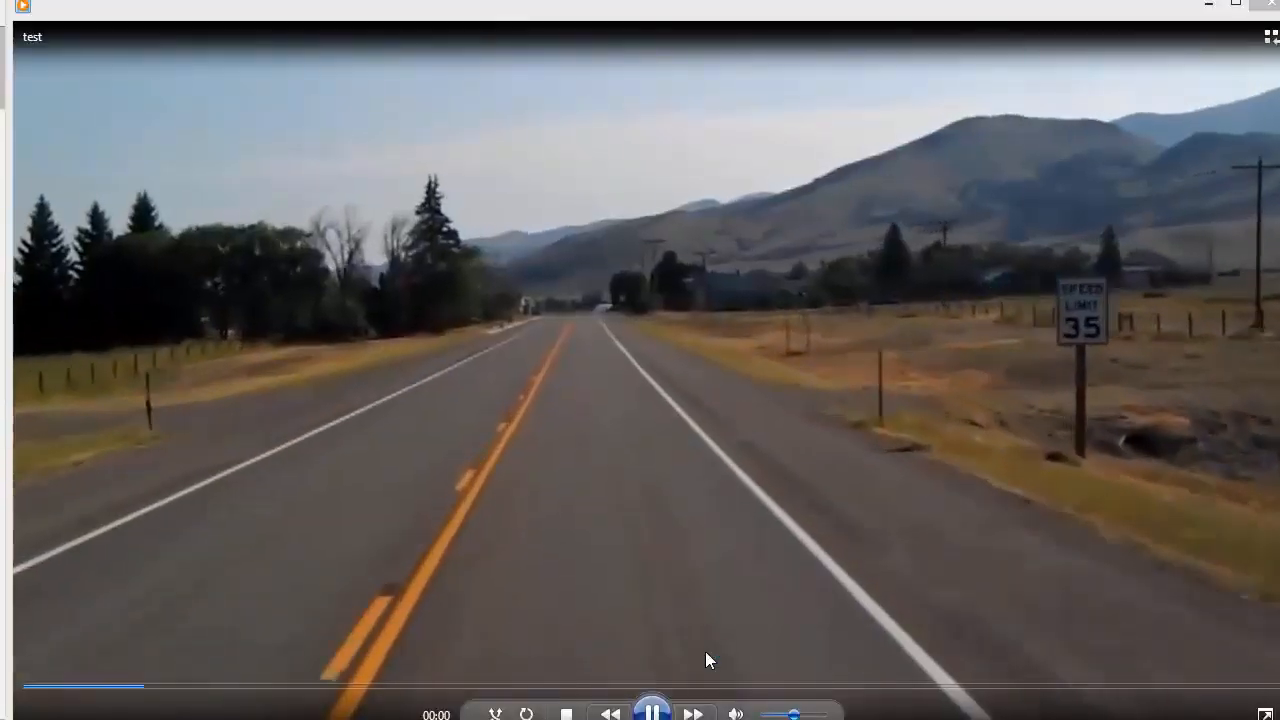
#> input picture frame 27 of path_detection/test.mp4, 1280 x 720 px
$ python step_2.py
#> lines starting #> are read from the running program, lines starting #| are printed output that depends on the picture; after the words box and inside, x2 and y2 are one past the last pixel; in counts of white or black regions, pixels touching at a corner belong together
#> further down, frame is the input picture: shape (720, 1280, 3); mean B, G, R 95.6, 96.4, 100.3
import matplotlib.pylab as plt
import cv2
import numpy as np


def region_of_interest(img, vertices):
    mask = np.zeros_like(img)
    match_mask_color = 255
    cv2.fillPoly(mask, vertices, match_mask_color)
    masked_image = cv2.bitwise_and(img, mask)
    return masked_image

'''def drow_the_lines(img, lines):
    img = np.copy(img)
    blank_image = np.zeros((img.shape[0], img.shape[1], 3), dtype=np.uint8)

    for line in lines:
        for x1, y1, x2, y2 in line:
            cv2.line(blank_image, (x1,y1), (x2,y2), (0, 255, 0), thickness=10)

    img = cv2.addWeighted(img, 0.8, blank_image, 1, 0.0)
    return img'''


def process(image):
    print(image.shape)
#| (720, 1280, 3)
    height = image.shape[0]
    width = image.shape[1]
    region_of_interest_vertices = [(0, height),(width/2, height/2),(width, height)]
    gray_image = cv2.cvtColor(image, cv2.COLOR_RGB2GRAY)
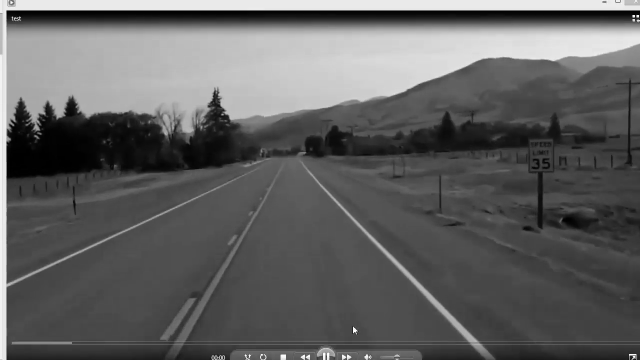
#> gray_image: shape (720, 1280) (shown at 1/2 size); min 0, max 255, mean 96.6
    canny_image = cv2.Canny(gray_image, 100, 120)
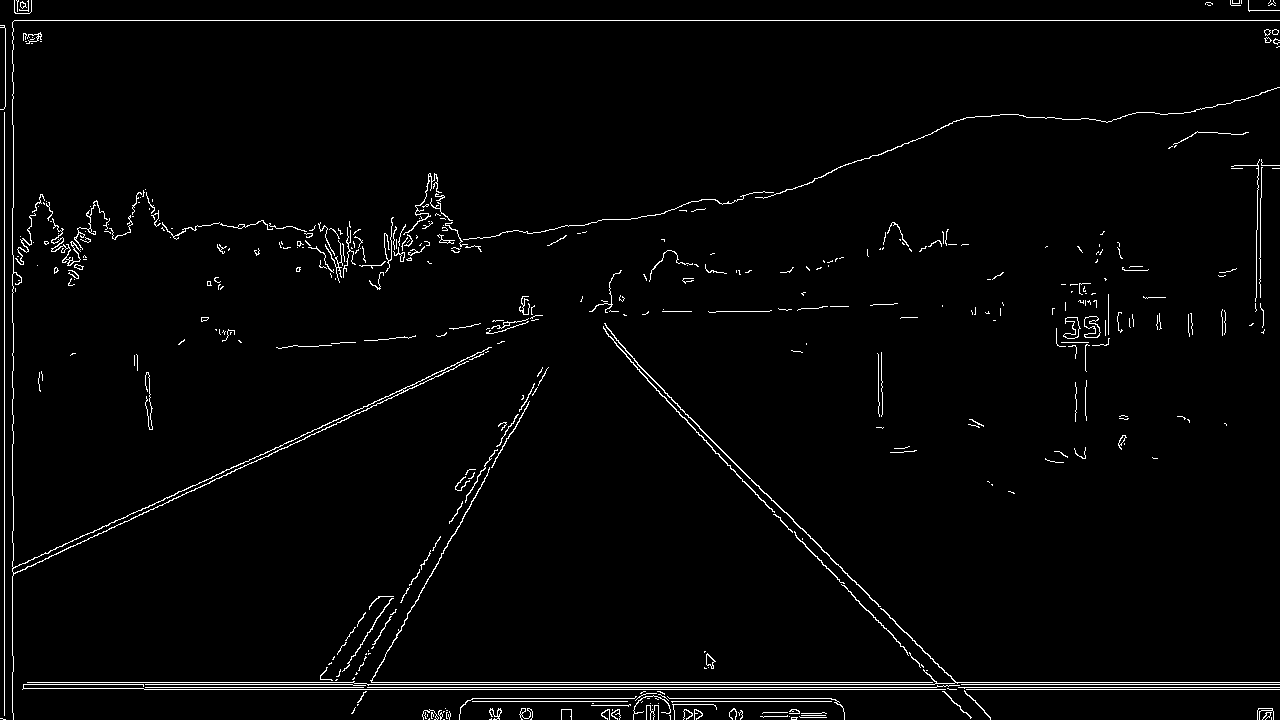
#> canny_image: shape (720, 1280); 2.3% white in thin lines or dots
    cropped_image = region_of_interest(canny_image,np.array([region_of_interest_vertices], np.int32),)
#> in region_of_interest, `cv2.fillPoly(mask, vertices, match_mask_color)`:
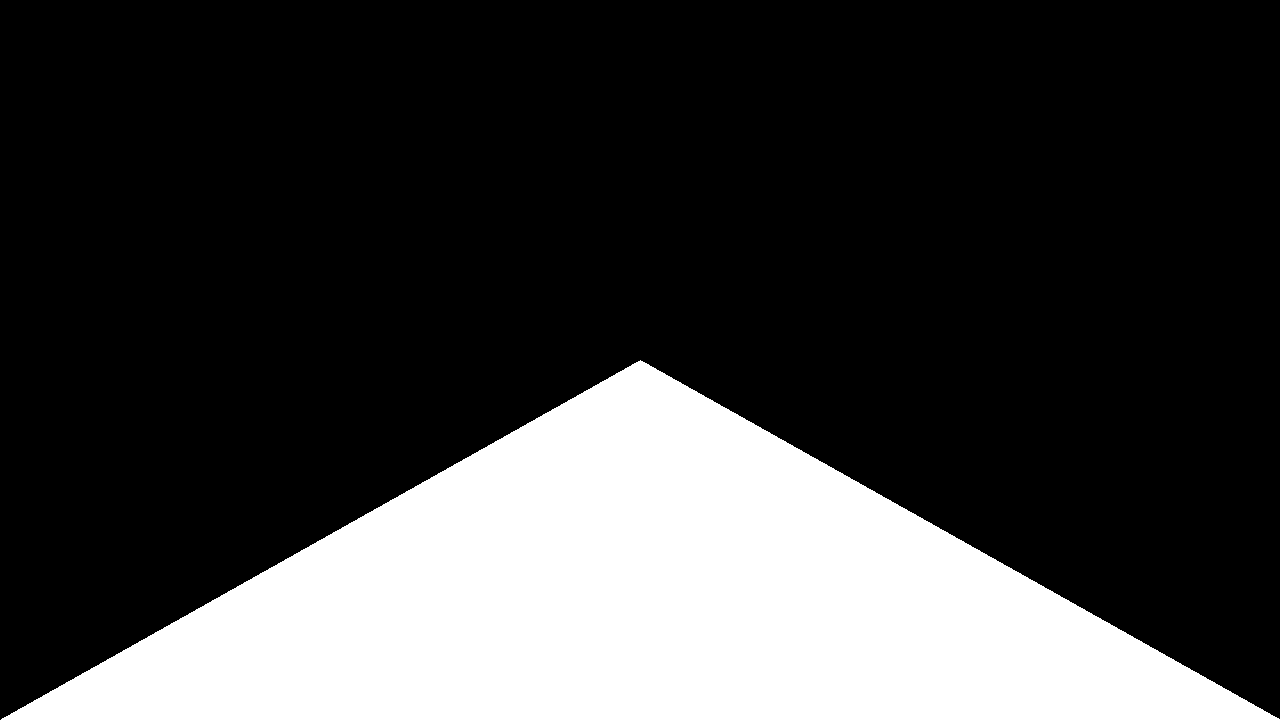
#> mask: shape (720, 1280); 25% white; 1 white region, box (x1, y1, x2, y2) and area: (1, 360, 1280, 720) 230680
#> in region_of_interest, `masked_image = cv2.bitwise_and(img, mask)`:
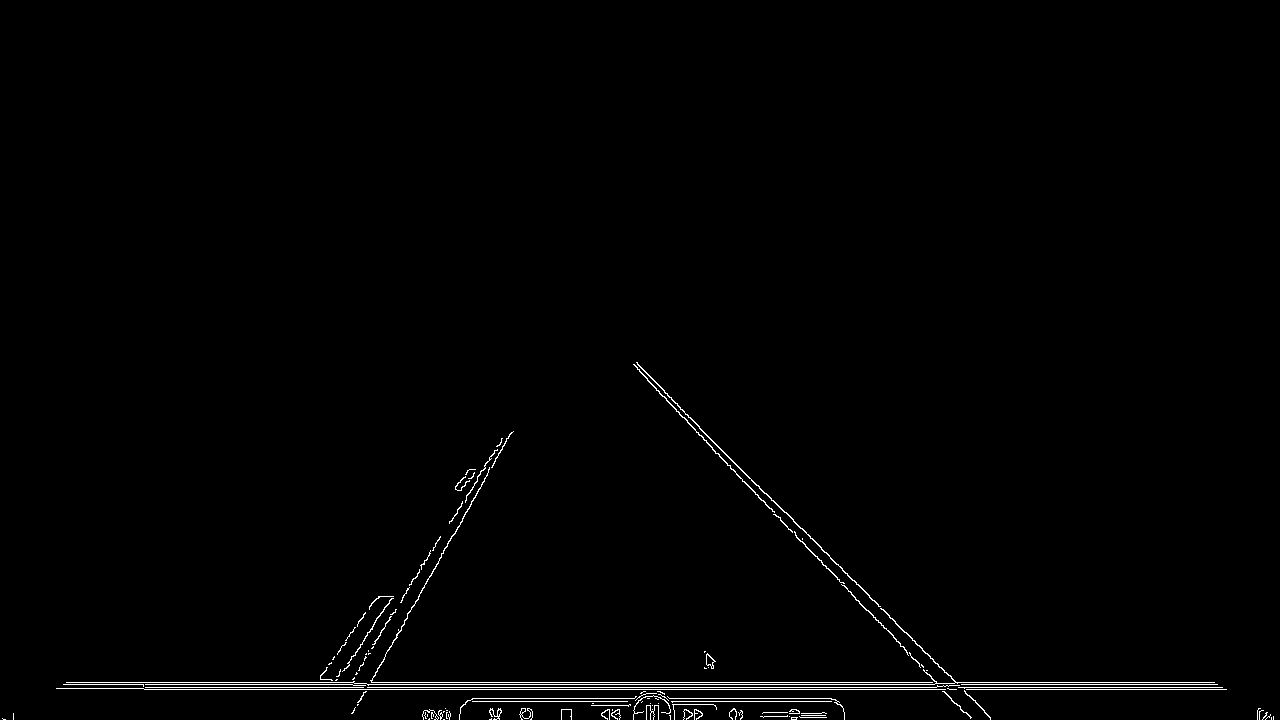
#> masked_image: shape (720, 1280); 0.96% white in thin lines or dots, all inside (x1, y1, x2, y2) = (2, 362, 1274, 720)
    lines=cv2.HoughLinesP(cropped_image,1,np.pi/180,100,minLineLength=100,maxLineGap=10)
#> lines = 14 rows, first 6: [145, 687, 936, 687], [371, 682, 936, 682], [367, 684, 934, 684], [144, 689, 1226, 689], [472, 698, 831, 698], [665, 701, 838, 701]
    #image_with_lines = drow_the_lines(image, lines)
    return cropped_image

cap = cv2.VideoCapture('test.mp4')

while cap.isOpened():
    ret, frame = cap.read()
    frame = process(frame)
    cv2.imshow('frame', frame)
    if cv2.waitKey(1) & 0xFF == ord('q'):
#> (key q is pressed here)
        break

cap.release()
cv2.destroyAllWindows()

$ run again, starting later in the video
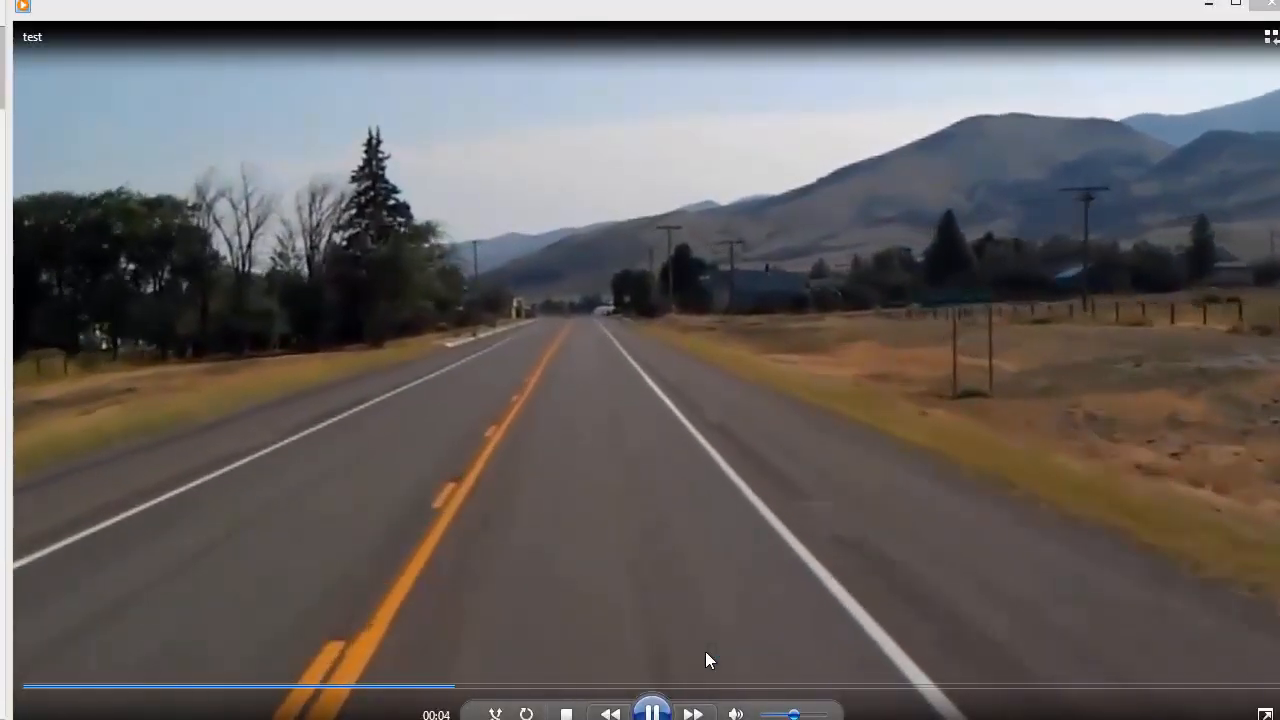
#> input picture frame 124 of path_detection/test.mp4, 1280 x 720 px
#> frame is the input picture: shape (720, 1280, 3); mean B, G, R 96.2, 97.3, 102.1
#| (720, 1280, 3)
#> in process, `canny_image = cv2.Canny(gray_image, 100, 120)`:
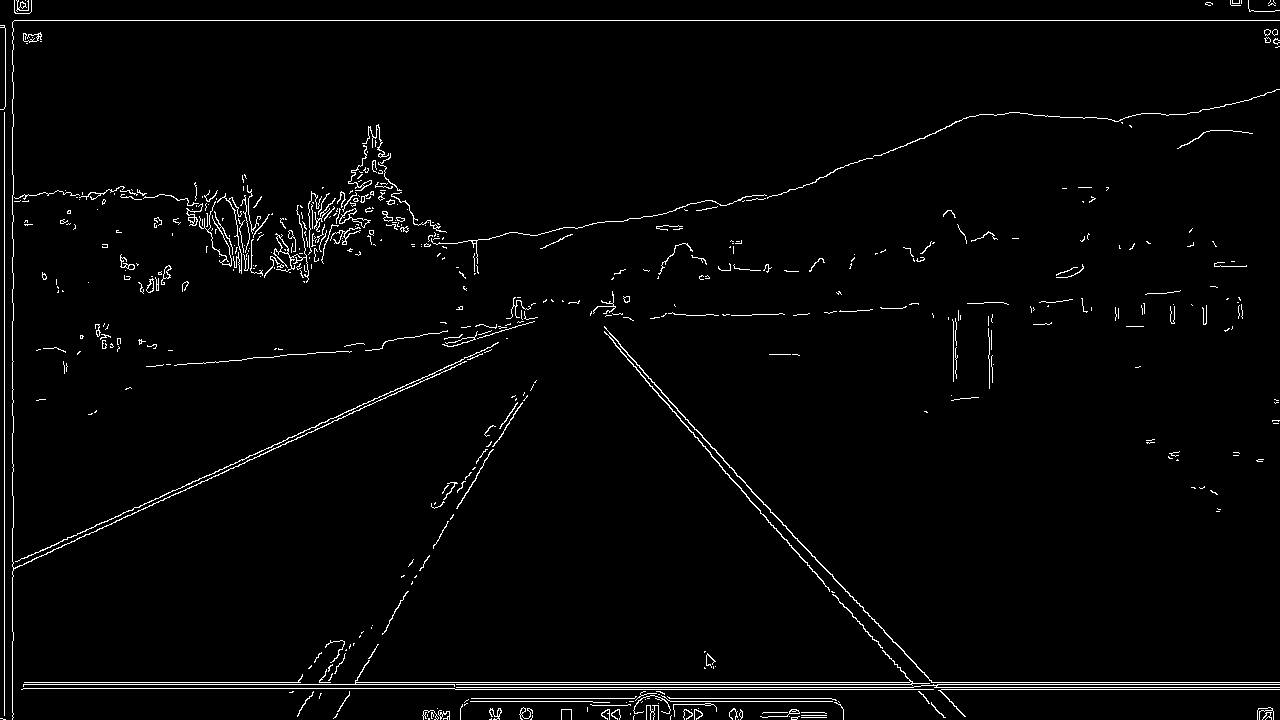
#> canny_image: shape (720, 1280); 2.3% white in thin lines or dots
#> mask: shape (720, 1280); 25% white; 1 white region, box (x1, y1, x2, y2) and area: (1, 360, 1280, 720) 230680
#> in region_of_interest, `masked_image = cv2.bitwise_and(img, mask)`:
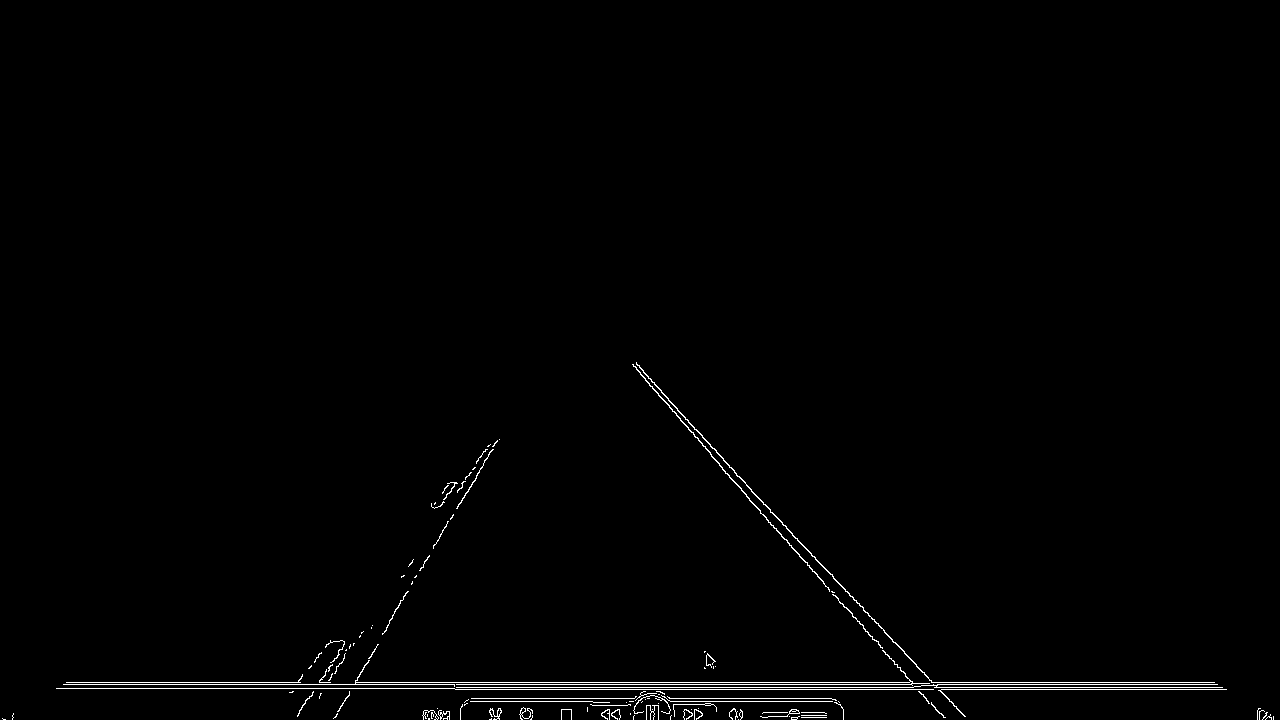
#> masked_image: shape (720, 1280); 0.88% white in thin lines or dots, all inside (x1, y1, x2, y2) = (2, 362, 1274, 720)
#> lines = 13 rows, first 6: [63, 684, 911, 684], [66, 682, 300, 682], [456, 687, 913, 687], [455, 689, 1226, 689], [56, 688, 454, 688], [668, 400, 949, 701]

$ run again, starting later in the video
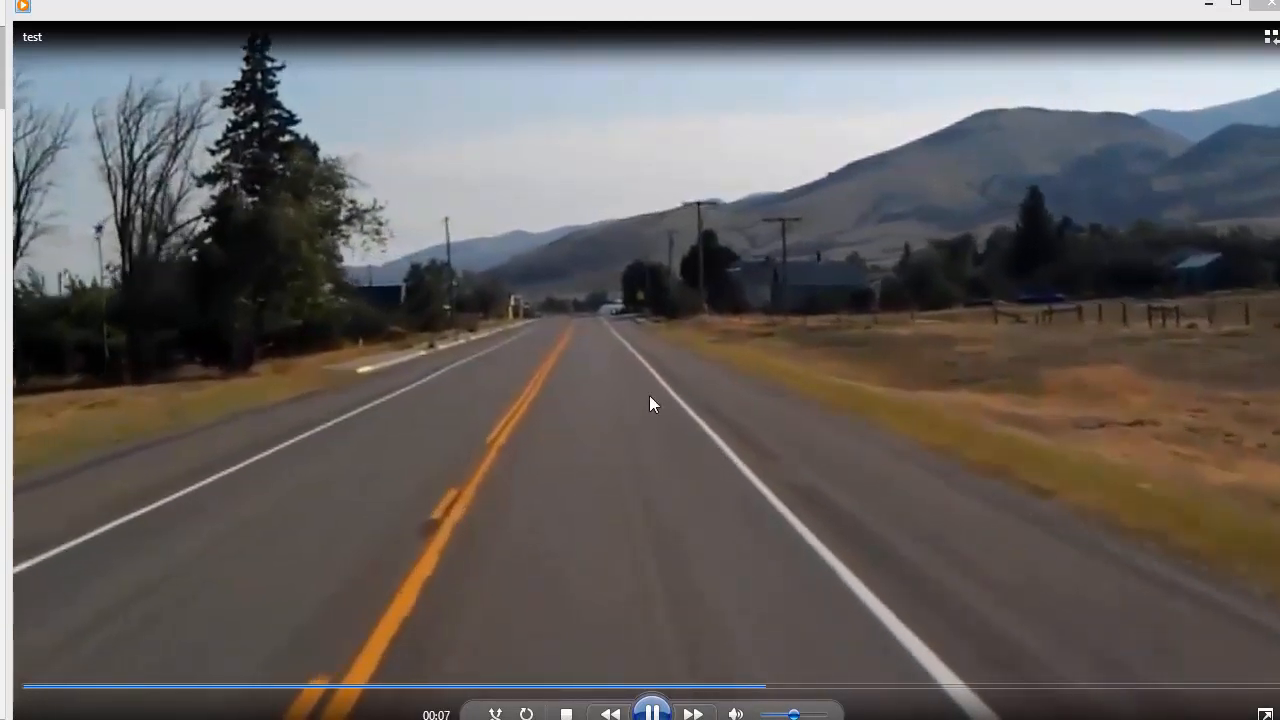
#> input picture frame 221 of path_detection/test.mp4, 1280 x 720 px
#> frame is the input picture: shape (720, 1280, 3); mean B, G, R 93.2, 95.2, 100
#| (720, 1280, 3)
#> in process, `canny_image = cv2.Canny(gray_image, 100, 120)`:
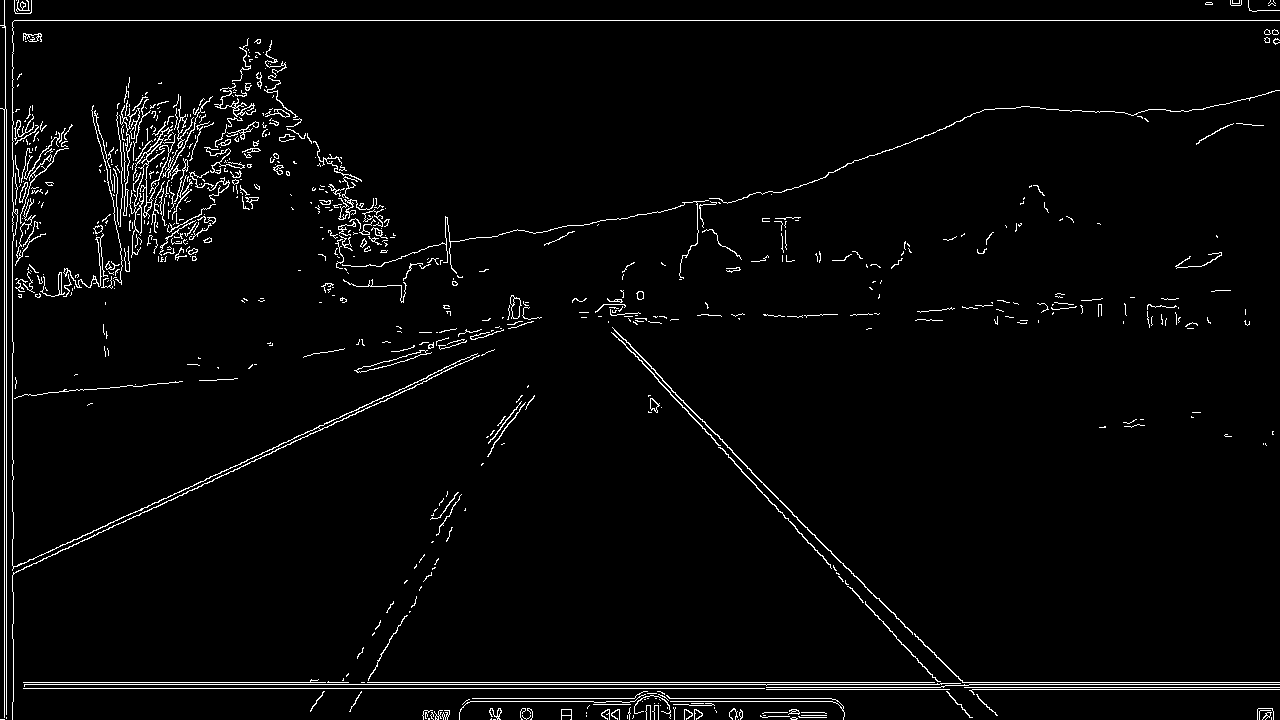
#> canny_image: shape (720, 1280); 2.9% white in thin lines or dots
#> mask: shape (720, 1280); 25% white; 1 white region, box (x1, y1, x2, y2) and area: (1, 360, 1280, 720) 230680
#> in region_of_interest, `masked_image = cv2.bitwise_and(img, mask)`:
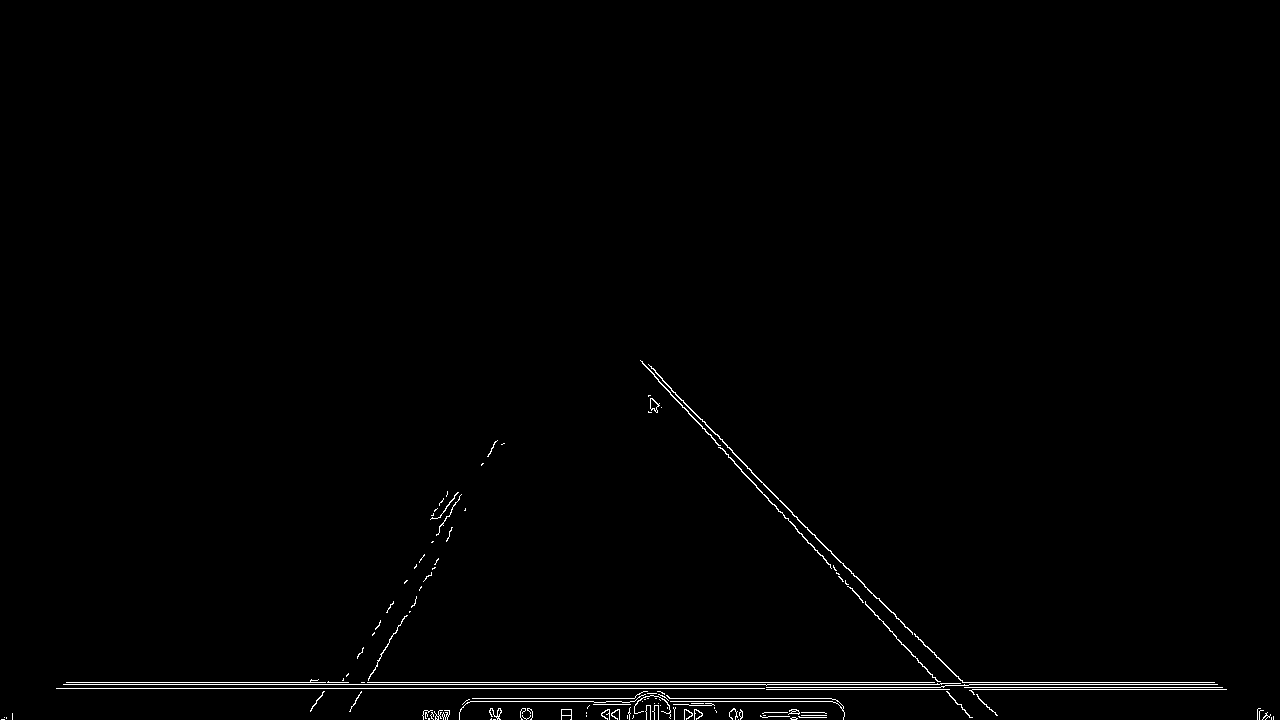
#> masked_image: shape (720, 1280); 0.83% white in thin lines or dots, all inside (x1, y1, x2, y2) = (1, 360, 1274, 720)
#> lines = [[361, 682, 934, 682], [63, 684, 941, 684], [56, 688, 764, 688], [972, 689, 1226, 689], [964, 687, 1222, 687], [472, 698, 831, 698], [465, 701, 593, 701], [654, 376, 972, 717], [747, 468, 936, 657], [878, 598, 989, 709], [797, 531, 971, 717]]
